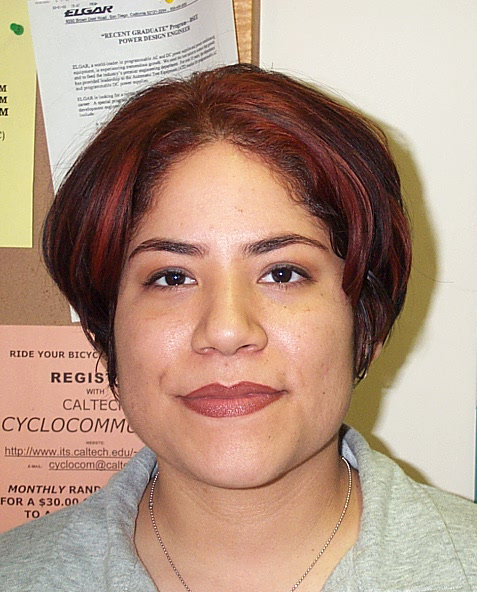
%> input picture Images/DB0/db0_1.jpg, 477 x 592 px
$ octave --eval "result = face_detection2(imread('../Images/DB0/db0_1.jpg'));"   (GNU Octave 9; MATLAB toolbox functions it lacks are replaced by stand-ins)
%> lines starting %> are read from the running program, lines starting %| are printed output that depends on the picture
function [eyeCoordinates, mouthCoordinate] = face_detection2(image)

    % Initialize output variables
    eyeCoordinates = [];
    mouthCoordinate = [];

    % Create the face detector
    faceDetector = vision.CascadeObjectDetector('FrontalFaceCART');
    faceDetector.ScaleFactor = 2;

    % Detect the face
    faceBoxes = faceDetector(image);
%> faceBoxes = [76 155 320 320]

    % Check if any face is detected
    if isempty(faceBoxes)
        disp('No face detected.');
        return;
    else
        % Use the first detected face
        faceBox = faceBoxes(1, :);
%> faceBox = [76 155 320 320]
    end

    % Crop the detected face region from the image
    faceImage = imcrop(image, faceBox);
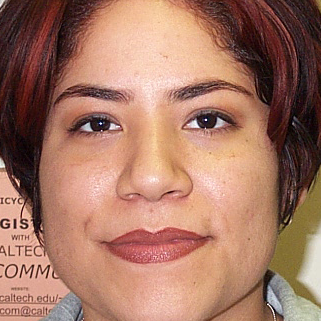
%> faceImage: size 321x321x3 uint8; mean R, G, B 165.7, 119.4, 100.7

    % Create eye and mouth detectors
    eyeDetector = vision.CascadeObjectDetector('EyePairBig');
    % mouthDetector = vision.CascadeObjectDetector('Mouth', 'MergeThreshold', 12);

    eyeDetector.MergeThreshold = 1;
    % Detect eyes and mouth within the face region
%> (the run ends here)

$ run again, on Images/DB0/db0_2.jpg
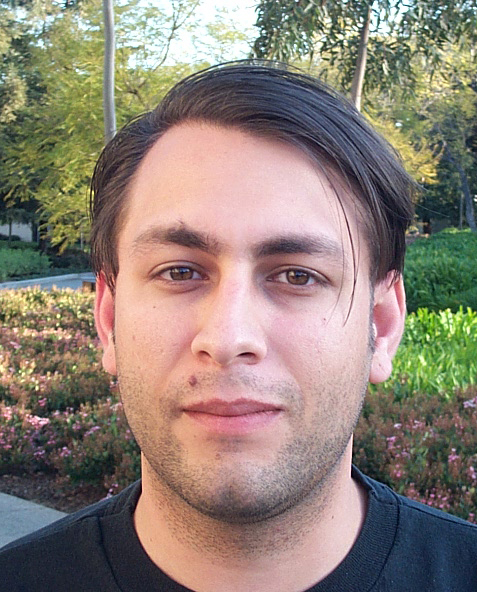
%> input picture Images/DB0/db0_2.jpg, 477 x 592 px
%> faceBoxes = [82 152 320 320]
%> in face_detection2, `faceImage = imcrop(image, faceBox);`:
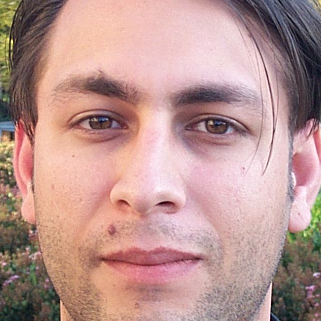
%> faceImage: size 321x321x3 uint8; mean R, G, B 186.1, 149.5, 144.9

$ run again, on Images/DB0/db0_3.jpg
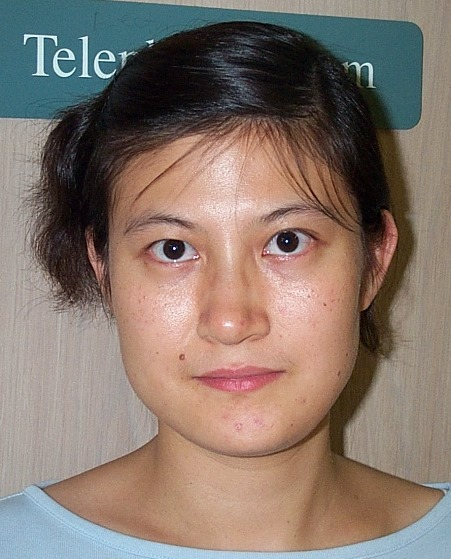
%> input picture Images/DB0/db0_3.jpg, 451 x 559 px
%> faceBoxes = [73 129 320 320]
%> in face_detection2, `faceImage = imcrop(image, faceBox);`:
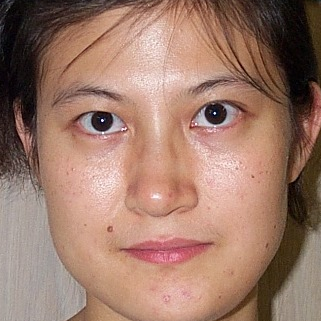
%> faceImage: size 321x321x3 uint8; mean R, G, B 157.2, 121.8, 106.2

$ run again, on Images/DB0/db0_4.jpg
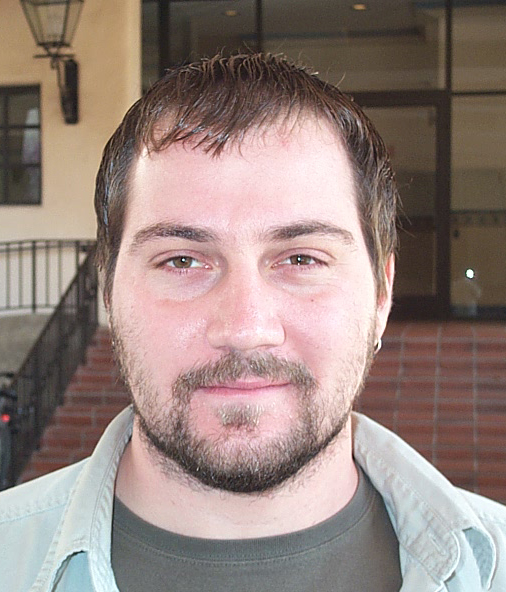
%> input picture Images/DB0/db0_4.jpg, 506 x 592 px
%> faceBoxes = [81 145 320 320]
%> in face_detection2, `faceImage = imcrop(image, faceBox);`:
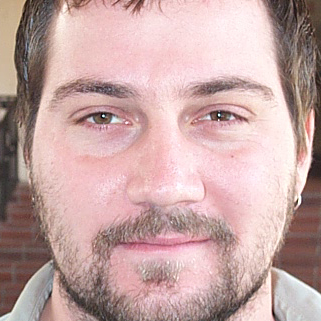
%> faceImage: size 321x321x3 uint8; mean R, G, B 196.6, 166, 164.1
